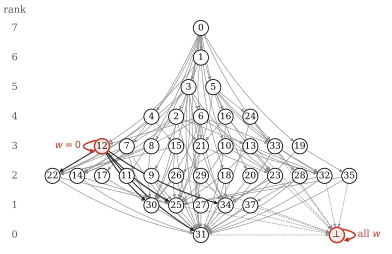

Recreate this plot in Python.
"""S9 figure: the right-action graph of S1's 38-element model.

Vertices are the blocks 0..37; there is an edge v -> beta(v, w) for every block w (parallel edges
are drawn once).  Blocks are placed in rows by rank: the length of the longest walk from the block
that avoids the block 36 and the loop at 12.  The script recomputes the rank, compares it with
rkTable of lean-ski (Ski/NcfpC.lean), and asserts the table facts used in the paper.

usage: python3 -I graph.py OUT.pdf      (needs matplotlib; reads fig/s1table.json, the S1 table = lean-ski HnfS.blockTable)
"""
import sys, os, functools
import json
BLOCK = json.load(open(os.path.join(os.path.dirname(os.path.abspath(__file__)), 's1table.json')))['table']

B = range(38)
BOT = 36
beta = lambda a, b: BLOCK[a][b]
RK = [7, 6, 4, 5, 4, 5, 4, 3, 3, 2, 3, 2, 3, 3, 2, 3, 4, 2, 2, 3, 2, 3, 2, 2, 4, 1, 2, 1, 2, 2, 1, 0,
      2, 3, 1, 2, 0, 1]                                    # Ncfp.rkTable

E = {(v, beta(v, w)) for v in B for w in B}
LOOP = (12, 12)
DAG = sorted(e for e in E if BOT not in e and e != LOOP)   # edges among blocks other than 36
TOBOT = sorted(v for v in B if v != BOT and (v, BOT) in E)

@functools.lru_cache(None)
def rank(v):
    return max((1 + rank(u) for (x, u) in DAG if x == v), default=0)

# the facts used in the paper
assert all(beta(BOT, w) == BOT for w in B)                                  # 36 absorbs
assert all(beta(v, w) != 0 for v in B for w in B)                           # no product is 0
assert [w for w in B if beta(12, w) == 12] == [0]                           # the loop, only by 0
assert [rank(v) for v in B] == RK and RK[BOT] == 0
assert all(rank(u) < rank(v) for (v, u) in DAG)                             # every other edge descends
assert all(beta(0, a) != 12 for a in B)
assert all(a == 0 for a in B for b in B if beta(beta(0, a), b) == 12)

def layout():
    rows = {r: [v for v in B if v != BOT and RK[v] == r] for r in range(8)}
    nb = {v: [] for v in B}
    for (v, u) in DAG:
        nb[v].append(u); nb[u].append(v)
    pos = {}
    def place():
        for r, row in rows.items():
            for i, v in enumerate(row):
                pos[v] = i - (len(row) - 1) / 2
    place()
    for sweep in range(40):                                 # barycentre ordering
        for r in (range(8) if sweep % 2 else range(7, -1, -1)):
            rows[r].sort(key=lambda v: (v != 12, sum(pos[u] for u in nb[v]) / len(nb[v]) if nb[v] else 0, v))
            place()
    return rows, pos

def main(out):
    import matplotlib; matplotlib.use('Agg')
    import matplotlib.pyplot as plt
    from matplotlib.patches import FancyArrowPatch, Circle
    plt.rcParams.update({'font.family': 'serif', 'font.size': 7, 'pdf.fonttype': 42})
    rows, pos = layout()
    DX, DY, R = 0.62, 0.74, 0.19
    xy = {v: (pos[v] * DX, RK[v] * DY) for v in B if v != BOT}
    xy[BOT] = (5.5 * DX, 0.0)
    fig, ax = plt.subplots(figsize=(5.0, 4.3))
    grey, red = '#8a8a8a', '#c0392b'
    for (v, u) in DAG:
        hot = v == 12
        span = RK[v] - RK[u]                                # long edges are bent, to miss the rows between
        bend = 0.0 if span == 1 else (0.10 if xy[u][0] >= xy[v][0] else -0.10)
        ax.add_patch(FancyArrowPatch(xy[v], xy[u], arrowstyle='-|>', mutation_scale=4.5,
                                     connectionstyle='arc3,rad=%g' % bend,
                                     shrinkA=5.6, shrinkB=5.6, lw=0.75 if hot else 0.45,
                                     color='#222222' if hot else grey, zorder=2 if hot else 1))
    for v in TOBOT:
        ax.add_patch(FancyArrowPatch(xy[v], xy[BOT], arrowstyle='-|>', mutation_scale=4.5,
                                     shrinkA=5.6, shrinkB=5.6, lw=0.45, ls=(0, (2, 2)),
                                     color=grey, zorder=1))
    for v, sg in ((12, -1), (BOT, 1)):                      # the two loops
        x, y = xy[v]
        ax.add_patch(FancyArrowPatch((x + sg * 0.10, y + 0.16), (x + sg * 0.10, y - 0.16),
                                     connectionstyle='arc3,rad=%g' % (-2.2 * sg), arrowstyle='-|>',
                                     mutation_scale=5.5, lw=1.1, color=red, zorder=3))
    ax.text(xy[12][0] - 0.52, xy[12][1], r'$w=0$', color=red, va='center', ha='right', fontsize=7)
    ax.text(xy[BOT][0] + 0.52, xy[BOT][1], r'all $w$', color=red, va='center', ha='left', fontsize=7)
    for v in B:
        hot = v in (12, BOT)
        ax.add_patch(Circle(xy[v], R, fc='#fbe9e7' if hot else 'white', ec=red if hot else 'black',
                            lw=1.1 if hot else 0.6, zorder=4))
        ax.text(*xy[v], r'$\bot$' if v == BOT else str(v), ha='center', va='center', zorder=5,
                fontsize=6.5)
    xl = min(x for x, _ in xy.values()) - 0.95
    for r in range(8):
        ax.text(xl, r * DY, str(r), ha='center', va='center', color='#555555', fontsize=7)
    ax.text(xl, 7 * DY + 0.45, 'rank', ha='center', va='center', color='#555555', fontsize=7)
    ax.set_xlim(xl - 0.3, max(x for x, _ in xy.values()) + 1.0)
    ax.set_ylim(-0.4, 7 * DY + 0.65)
    ax.set_aspect('equal'); ax.axis('off')
    fig.savefig(out, bbox_inches='tight', pad_inches=0.02)
    print('blocks 38; edges', len(E), '= DAG', len(DAG), '+ loop at 12 + into 36:', len(TOBOT),
          '+ loop at 36; blocks with an edge to 36:', TOBOT)

if __name__ == '__main__':
    main(sys.argv[1])
